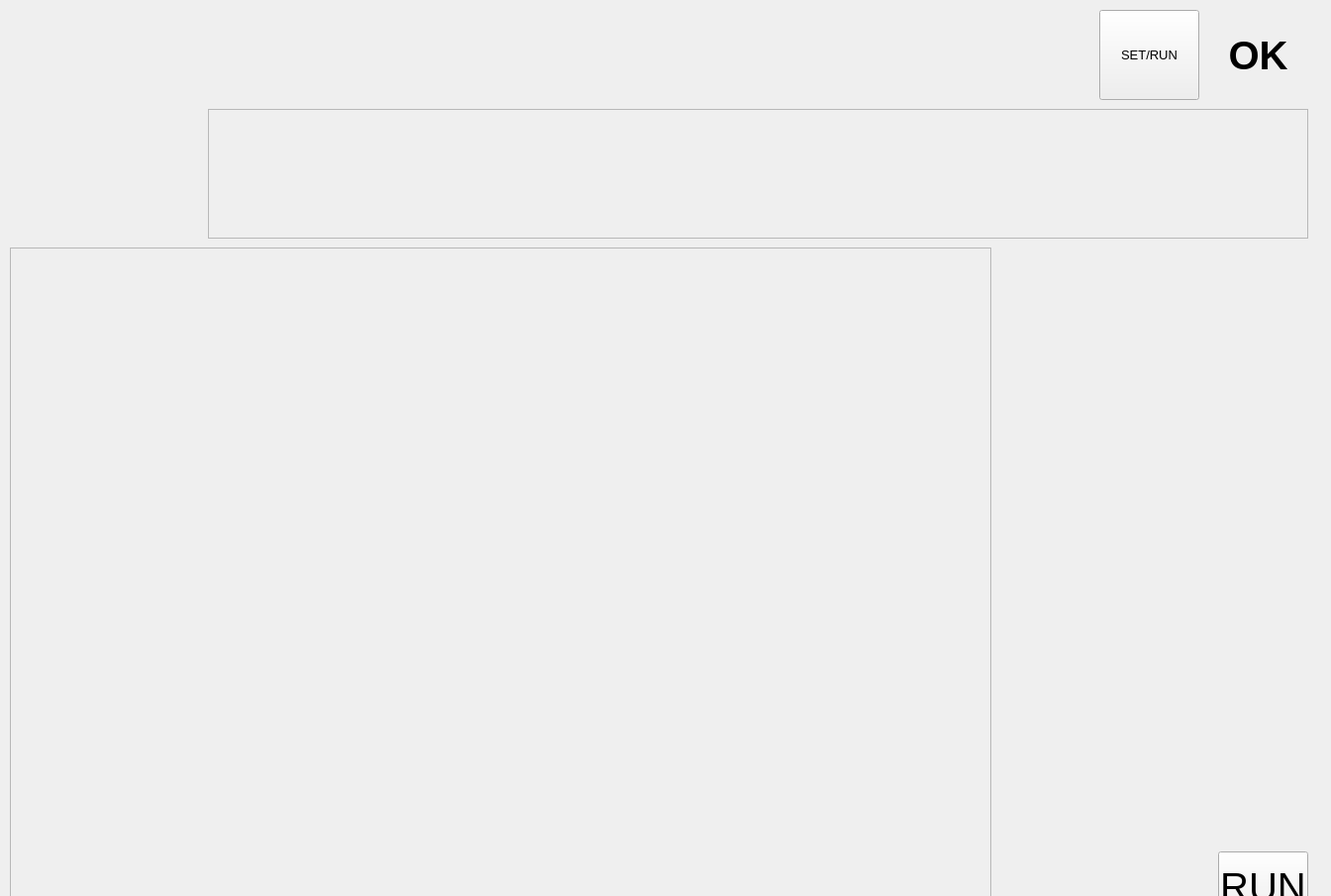
<?xml version="1.0" encoding="UTF-8"?>
<ui version="4.0">
 <class>Form_camera</class>
 <widget class="QWidget" name="Form_camera">
  <property name="geometry">
   <rect>
    <x>0</x>
    <y>0</y>
    <width>1344</width>
    <height>905</height>
   </rect>
  </property>
  <property name="font">
   <font>
    <pointsize>30</pointsize>
   </font>
  </property>
  <property name="windowTitle">
   <string>Form</string>
  </property>
  <widget class="QPushButton" name="btn_RUN">
   <property name="geometry">
    <rect>
     <x>1230</x>
     <y>860</y>
     <width>91</width>
     <height>71</height>
    </rect>
   </property>
   <property name="text">
    <string>RUN</string>
   </property>
  </widget>
  <widget class="QWidget" name="horizontalLayoutWidget">
   <property name="geometry">
    <rect>
     <x>210</x>
     <y>110</y>
     <width>1111</width>
     <height>131</height>
    </rect>
   </property>
   <layout class="QHBoxLayout" name="horizontalLayout_2">
    <item>
     <widget class="QScrollArea" name="scrollArea_FUN">
      <property name="widgetResizable">
       <bool>true</bool>
      </property>
      <widget class="QWidget" name="scrollAreaWidgetContents_2">
       <property name="geometry">
        <rect>
         <x>0</x>
         <y>0</y>
         <width>1107</width>
         <height>127</height>
        </rect>
       </property>
       <layout class="QHBoxLayout" name="horizontalLayout"/>
      </widget>
     </widget>
    </item>
   </layout>
  </widget>
  <widget class="QScrollArea" name="scrollArea_show_cam">
   <property name="geometry">
    <rect>
     <x>10</x>
     <y>250</y>
     <width>991</width>
     <height>671</height>
    </rect>
   </property>
   <property name="widgetResizable">
    <bool>true</bool>
   </property>
   <widget class="QWidget" name="scrollAreaWidgetContents">
    <property name="geometry">
     <rect>
      <x>0</x>
      <y>0</y>
      <width>989</width>
      <height>669</height>
     </rect>
    </property>
   </widget>
  </widget>
  <widget class="QWidget" name="gridLayoutWidget">
   <property name="geometry">
    <rect>
     <x>1020</x>
     <y>250</y>
     <width>301</width>
     <height>601</height>
    </rect>
   </property>
   <layout class="QGridLayout" name="gridLayout"/>
  </widget>
  <widget class="QPushButton" name="btn_SET_RUN">
   <property name="geometry">
    <rect>
     <x>1110</x>
     <y>10</y>
     <width>101</width>
     <height>91</height>
    </rect>
   </property>
   <property name="font">
    <font>
     <pointsize>10</pointsize>
    </font>
   </property>
   <property name="text">
    <string>SET/RUN</string>
   </property>
  </widget>
  <widget class="QLabel" name="label_stt_OK_NG">
   <property name="geometry">
    <rect>
     <x>1230</x>
     <y>20</y>
     <width>81</width>
     <height>71</height>
    </rect>
   </property>
   <property name="font">
    <font>
     <pointsize>30</pointsize>
     <weight>75</weight>
     <bold>true</bold>
    </font>
   </property>
   <property name="text">
    <string>OK</string>
   </property>
   <property name="alignment">
    <set>Qt::AlignCenter</set>
   </property>
  </widget>
 </widget>
 <resources/>
 <connections/>
</ui>
